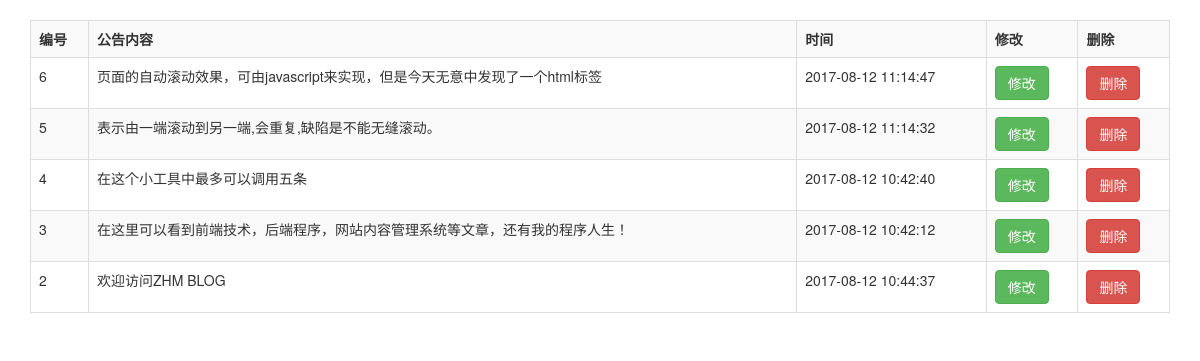
The page /admin/notice/index.php on the database as committed earlier.
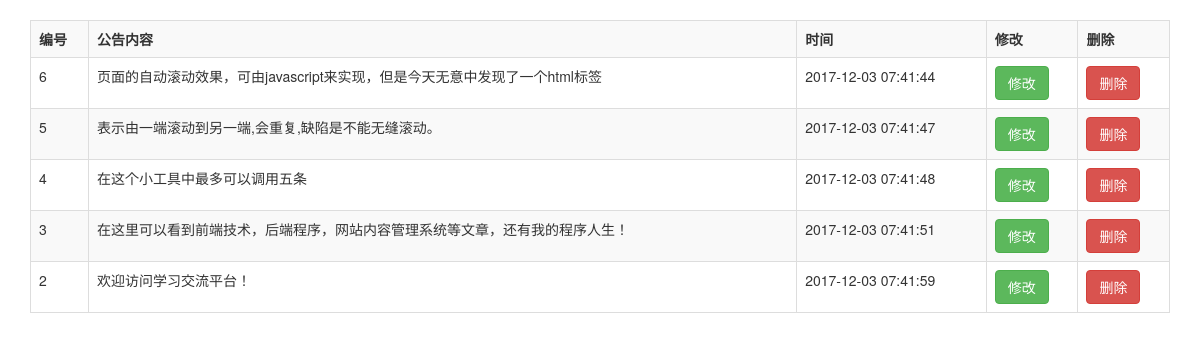
The same page on the database as committed later.
### tables this page shows
CREATE TABLE `notice` (
  `id` int(11) NOT NULL AUTO_INCREMENT,
  `content` varchar(255) DEFAULT NULL,
  `time` int(11) DEFAULT NULL,
  PRIMARY KEY (`id`)
);

### admin/notice/index.php (the view, shortened to what this page needs)
<?php
    include '../../public/db.php';
    $sql = "SELECT * FROM notice order by id desc";
	  $smt=$pdo->prepare($sql);
	  $smt->execute();
	  $rows=$smt->fetchAll();
?>
<!doctype html>
<html lang="en">
<head>
	<link rel="stylesheet" href="../../public/bs/css/bootstrap.min.css">
</head>
<body>
	<div class="container">
		 <table class='table table-striped table-hover table-bordered' style="margin-top: 20px">
			<tr>
				<th>编号</th>
				<th>公告内容</th>
				<th>时间</th>
				<th>修改</th>
				<th>删除</th>
			</tr>
			<?php
				foreach($rows as $row){
					echo "<tr>";
					echo "<td>{$row['id']}</td>";
					echo "<td>{$row['content']}</td>";
					echo "<td>".date('20y-m-d h:i:s',$row['time'])."</td>";
					echo "<td><a href='edit.php?id={$row['id']}' class='btn btn-success'>修改</a></td>";
					echo "<td><a href='delete.php?id={$row['id']}' class='btn btn-danger delete'>删除</a></td>";
					echo "</tr>";
				}
			?>
		</table>
	</div>
</body>
</html>

Rows that differ between the two databases and show on the page:
changed notice "页面的自动滚动效果，可由javascript来实现，但是今天无意中发现了一个html标签": time "2017-08-12 11:14:47" → "2017-12-03 07:41:44"
changed notice "表示由一端滚动到另一端,会重复,缺陷是不能无缝滚动。": time "2017-08-12 11:14:32" → "2017-12-03 07:41:47"
changed notice "在这个小工具中最多可以调用五条": time "2017-08-12 10:42:40" → "2017-12-03 07:41:48"
changed notice "在这里可以看到前端技术，后端程序，网站内容管理系统等文章，还有我的程序人生！": time "2017-08-12 10:42:12" → "2017-12-03 07:41:51"
changed notice id 2: content "欢迎访问ZHM BLOG" → "欢迎访问学习交流平台！"; time "2017-08-12 10:44:37" → "2017-12-03 07:41:59"
